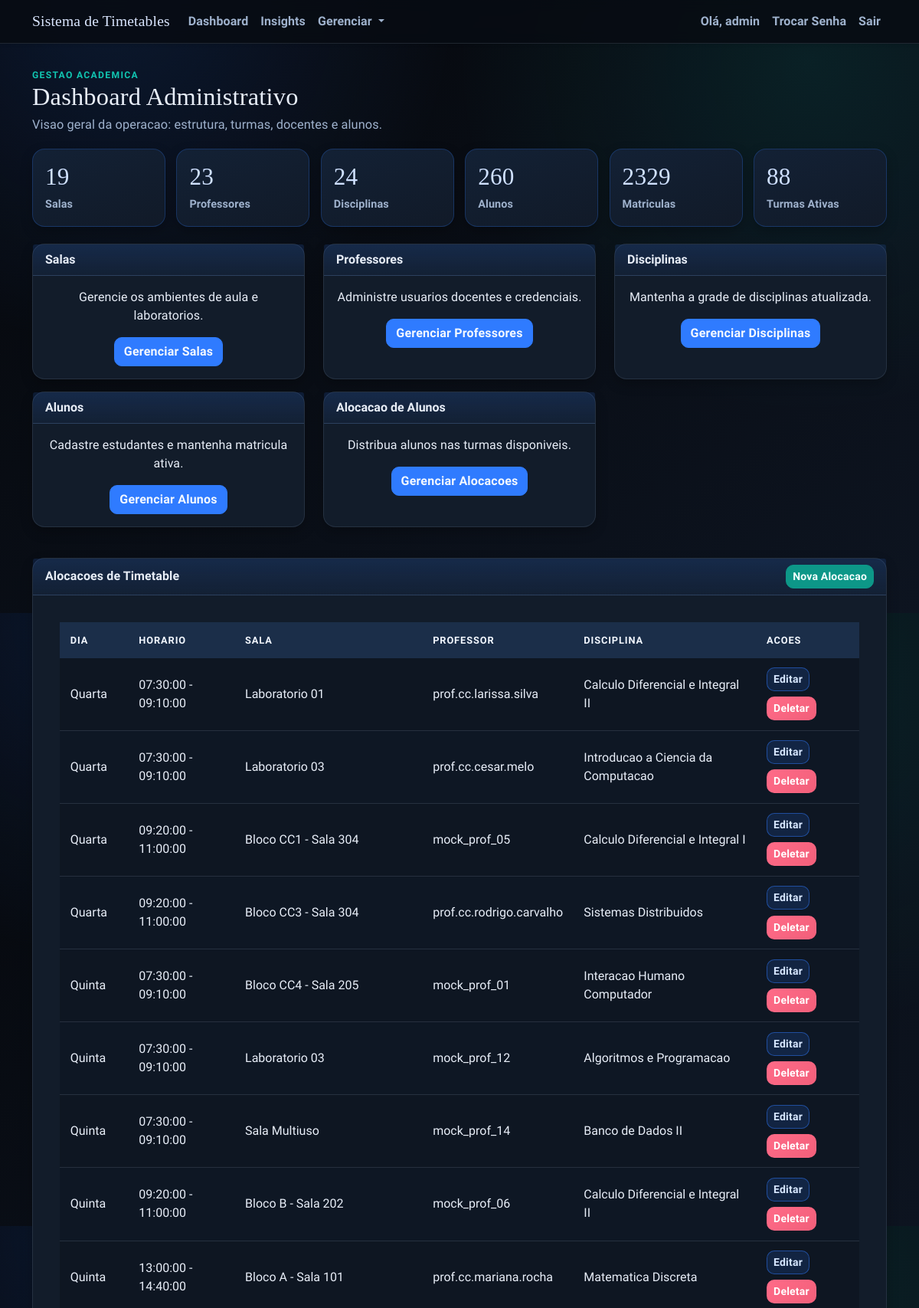
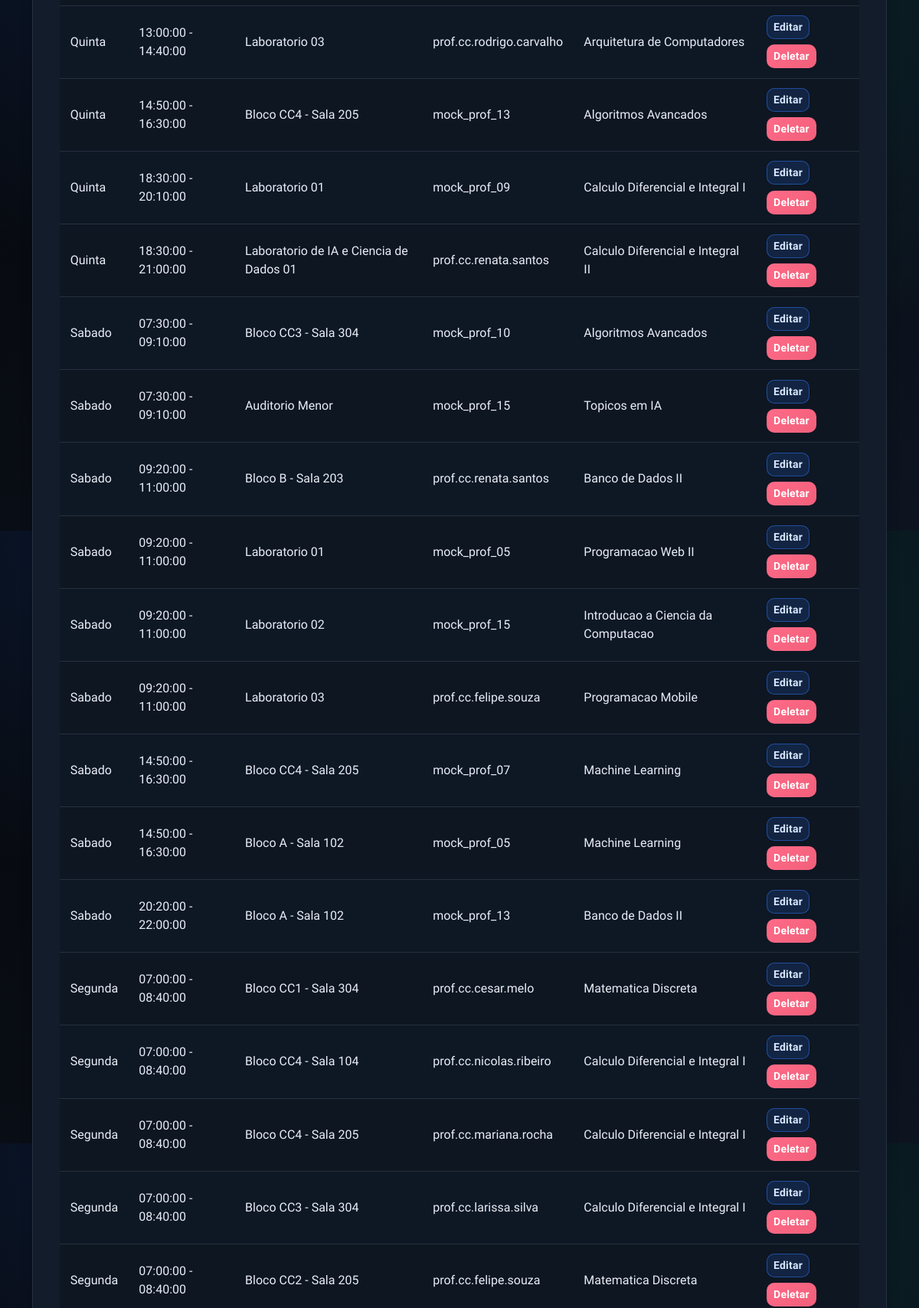
The page /admin (signed in, upper part) on the database its author committed (2 pictures, top to bottom).
### app/models.py (models this page shows, shortened)
class User(UserMixin, db.Model):
    id = db.Column(db.Integer, primary_key=True)
    username = db.Column(db.String(64), unique=True, nullable=False)
    email = db.Column(db.String(120), unique=True, nullable=False)
    password_hash = db.Column(db.String(128))
    role = db.Column(db.String(20), default='professor')  # 'admin' or 'professor'
    def is_admin(self):
        return self.role == 'admin'

class Timetable(db.Model):
    id = db.Column(db.Integer, primary_key=True)
    dia = db.Column(db.String(20), nullable=False)  # e.g., 'Segunda', 'Terça'
    hora_inicio = db.Column(db.Time, nullable=False)
    hora_fim = db.Column(db.Time, nullable=False)
    sala_id = db.Column(db.Integer, db.ForeignKey('sala.id'), nullable=False)
    professor_id = db.Column(db.Integer, db.ForeignKey('user.id'), nullable=False)
    disciplina_id = db.Column(db.Integer, db.ForeignKey('disciplina.id'), nullable=False)
    sala = db.relationship('Sala', backref='timetables')
    professor = db.relationship('User', backref='timetables')
    disciplina = db.relationship('Disciplina', backref='timetables')
    __table_args__ = (
        db.UniqueConstraint('dia', 'hora_inicio', 'hora_fim', 'sala_id', name='unique_dia_horario_sala'),
        db.UniqueConstraint('dia', 'hora_inicio', 'hora_fim', 'professor_id', name='unique_dia_horario_professor'),
    )

class Sala(db.Model):
    id = db.Column(db.Integer, primary_key=True)
    nome = db.Column(db.String(100), nullable=False)
    capacidade = db.Column(db.Integer, nullable=False)

class Disciplina(db.Model):
    id = db.Column(db.Integer, primary_key=True)
    nome = db.Column(db.String(100), nullable=False)
    codigo = db.Column(db.String(20), unique=True, nullable=False)

### app/routes/admin.py (the view)
@bp.route("/admin")
@login_required
@admin_required
def admin_dashboard():
    context = _load_admin_dashboard_data()
    delete_form = DeleteForm()
    return render_template(
        "admin_dashboard.html",
        delete_form=delete_form,
        **context,
    )

### app/models.py (called while the page is built)
@login_manager.user_loader
def load_user(user_id):
    return db.session.get(User, int(user_id))

### app/routes/admin.py (called while the page is built)
def _load_admin_core_data():
    salas = Sala.query.order_by(Sala.nome.asc()).all()
    professores = User.query.filter_by(role="professor").order_by(User.username.asc()).all()
    disciplinas = Disciplina.query.order_by(Disciplina.nome.asc()).all()
    alunos = Aluno.query.order_by(Aluno.nome.asc()).all()
    timetables = (
        Timetable.query.options(
            joinedload(Timetable.sala),
            joinedload(Timetable.professor),
            joinedload(Timetable.disciplina),
        )
        .order_by(Timetable.dia.asc(), Timetable.hora_inicio.asc())
        .all()
    )
    return {
        "salas": salas,
        "professores": professores,
        "disciplinas": disciplinas,
        "alunos": alunos,
        "timetables": timetables,
    }

def _load_admin_dashboard_data():
    context = _load_admin_core_data()
    context["matriculas_count"] = Matricula.query.count()
    return context

### app/routes/helpers.py (called while the page is built)
def admin_required_redirect():
    if getattr(current_user, "is_authenticated", False) and current_user.is_admin():
        return None
    flash("Acesso restrito ao administrador.", "danger")
    return redirect(url_for("main.index"))

def admin_required(view_func):
    @wraps(view_func)
    def wrapper(*args, **kwargs):
        guard = admin_required_redirect()
        if guard:
            return guard
        return view_func(*args, **kwargs)
    return wrapper

### templates/admin_dashboard.html (shortened to what this page needs)
{% extends "base.html" %}
{% block content %}
<section class="stagger-in">
  <div class="page-head">
    <div>
      <p class="eyebrow">Gestao Academica</p>
      <h1>Dashboard Administrativo</h1>
      <p class="page-lead">Visao geral da operacao: estrutura, turmas, docentes e alunos.</p>
    </div>
  </div>
  <div class="dashboard-stats">
    <div class="stat-card"><h3>{{ salas|length }}</h3><p>Salas</p></div>
    <div class="stat-card"><h3>{{ professores|length }}</h3><p>Professores</p></div>
    <div class="stat-card"><h3>{{ disciplinas|length }}</h3><p>Disciplinas</p></div>
    <div class="stat-card"><h3>{{ alunos|length }}</h3><p>Alunos</p></div>
    <div class="stat-card"><h3>{{ matriculas_count }}</h3><p>Matriculas</p></div>
    <div class="stat-card"><h3>{{ timetables|length }}</h3><p>Turmas Ativas</p></div>
  </div>
  <div class="row mb-4">
    <div class="col-md-6 col-lg-4 mb-3">
      <div class="card h-100">
        <div class="card-header">Salas</div>
        <div class="card-body text-center">
          <p class="card-text">Gerencie os ambientes de aula e laboratorios.</p>
          <a href="{{ url_for('main.salas') }}" class="btn btn-primary">Gerenciar Salas</a>
        </div>
      </div>
    </div>
    <div class="col-md-6 col-lg-4 mb-3">
      <div class="card h-100">
        <div class="card-header">Professores</div>
        <div class="card-body text-center">
          <p class="card-text">Administre usuarios docentes e credenciais.</p>
          <a href="{{ url_for('main.professores') }}" class="btn btn-primary">Gerenciar Professores</a>
        </div>
      </div>
    </div>
    <div class="col-md-6 col-lg-4 mb-3">
      <div class="card h-100">
        <div class="card-header">Disciplinas</div>
        <div class="card-body text-center">
          <p class="card-text">Mantenha a grade de disciplinas atualizada.</p>
          <a href="{{ url_for('main.disciplinas') }}" class="btn btn-primary">Gerenciar Disciplinas</a>
        </div>
      </div>
    </div>
    <div class="col-md-6 col-lg-4 mb-3">
      <div class="card h-100">
        <div class="card-header">Alunos</div>
        <div class="card-body text-center">
          <p class="card-text">Cadastre estudantes e mantenha matricula ativa.</p>
          <a href="{{ url_for('main.alunos') }}" class="btn btn-primary">Gerenciar Alunos</a>
        </div>
      </div>
    </div>
    <div class="col-md-6 col-lg-4 mb-3">
      <div class="card h-100">
        <div class="card-header">Alocacao de Alunos</div>
        <div class="card-body text-center">
          <p class="card-text">Distribua alunos nas turmas disponiveis.</p>
          <a href="{{ url_for('main.matriculas') }}" class="btn btn-primary">Gerenciar Alocacoes</a>
        </div>
      </div>
    </div>
  </div>
  <div class="card">
    <div class="card-header d-flex justify-content-between align-items-center">
      <span>Alocacoes de Timetable</span>
      <a href="{{ url_for('main.new_timetable') }}" class="btn btn-success btn-sm">Nova Alocacao</a>
    </div>
    <div class="card-body">
      {% if timetables %}
      <div class="table-shell">
        <div class="table-responsive">
          <table class="table table-hover">
            <thead>
              <tr>
                <th>Dia</th>
                <th>Horario</th>
                <th>Sala</th>
                <th>Professor</th>
                <th>Disciplina</th>
                <th>Acoes</th>
              </tr>
            </thead>
            <tbody>
              {% for t in timetables %}
              <tr>
                <td>{{ t.dia }}</td>
                <td>{{ t.hora_inicio }} - {{ t.hora_fim }}</td>
                <td>{{ t.sala.nome if t.sala else 'Sala removida' }}</td>
                <td>{{ t.professor.username if t.professor else 'Professor removido' }}</td>
                <td>{{ t.disciplina.nome if t.disciplina else 'Disciplina removida' }}</td>
                <td class="actions-cell">
                  <a href="{{ url_for('main.edit_timetable', id=t.id) }}" class="btn btn-sm btn-edit">Editar</a>
                  <form
                    method="POST"
                    action="{{ url_for('main.delete_timetable', id=t.id) }}"
                    class="d-inline"
                    onsubmit="return confirm('Tem certeza que deseja deletar esta alocacao?');"
                  >
                    <button type="submit" class="btn btn-sm btn-danger">Deletar</button>
                  </form>
                </td>
              </tr>
              {% endfor %}
            </tbody>
          </table>
        </div>
      </div>
      {% else %}
      <div class="empty-state">
        <h5>Nenhuma alocacao cadastrada</h5>
        <p>Comece criando uma nova alocacao de timetable.</p>
        <a href="{{ url_for('main.new_timetable') }}" class="btn btn-primary">Criar Primeira Alocacao</a>
      </div>
      {% endif %}
    </div>
  </div>
</section>
{% endblock %}

### templates/base.html (shortened to what this page needs)
<!doctype html>
<html lang="pt-br">
  <head>
    <link
      href="https://cdn.jsdelivr.net/npm/bootstrap@5.1.3/dist/css/bootstrap.min.css"
      rel="stylesheet"
    />
    <link rel="stylesheet" href="{{ url_for('static', filename='css/styles.css') }}" />
  </head>
  <body>
    <nav class="navbar navbar-expand-lg app-nav shadow-sm">
      <div class="container">
        <a class="navbar-brand" href="{{ url_for('main.index') }}">
          Sistema de Timetables
        </a>
        {% if current_user.is_authenticated %}
        <div class="collapse navbar-collapse" id="navbarNav">
          <ul class="navbar-nav me-auto">
            {% if current_user.is_admin() %}
            <li class="nav-item">
              <a class="nav-link" href="{{ url_for('main.admin_dashboard') }}">Dashboard</a>
            </li>
            <li class="nav-item">
              <a class="nav-link" href="{{ url_for('main.admin_insights') }}">Insights</a>
            </li>
            <li class="nav-item dropdown">
              <a
                class="nav-link dropdown-toggle"
                href="#"
                id="adminDropdown"
                role="button"
                data-bs-toggle="dropdown"
                aria-expanded="false"
              >
                Gerenciar
              </a>
            </li>
            {% else %}
            <li class="nav-item">
              <a class="nav-link" href="{{ url_for('main.professor_dashboard') }}">Minhas Turmas</a>
            </li>
            {% endif %}
          </ul>
          <ul class="navbar-nav">
            <li class="nav-item">
              <span class="nav-link">Olá, {{ current_user.username }}</span>
            </li>
            <li class="nav-item">
              <a class="nav-link" href="{{ url_for('main.change_password') }}">Trocar Senha</a>
            </li>
            <li class="nav-item">
              <a class="nav-link" href="{{ url_for('main.logout') }}">Sair</a>
            </li>
          </ul>
        </div>
        {% endif %}
      </div>
    </nav>
    <main class="container app-main">
      {% block content %}{% endblock %}
    </main>
  </body>
</html>

### rows shown on the page
User: username "admin"
Timetable: dia "Quarta", hora_inicio "07:30:00", hora_fim "09:10:00", sala "Laboratorio 01", professor "prof.cc.larissa.silva", disciplina "Calculo Diferencial e Integral II"
Timetable: dia "Quarta", hora_inicio "07:30:00", hora_fim "09:10:00", sala "Laboratorio 03", professor "prof.cc.cesar.melo", disciplina "Introducao a Ciencia da Computacao"
Timetable: dia "Quarta", hora_inicio "09:20:00", hora_fim "11:00:00", sala "Bloco CC1 - Sala 304", professor "mock_prof_05", disciplina "Calculo Diferencial e Integral I"
Timetable: dia "Quarta", hora_inicio "09:20:00", hora_fim "11:00:00", sala "Bloco CC3 - Sala 304", professor "prof.cc.rodrigo.carvalho", disciplina "Sistemas Distribuidos"
Timetable: dia "Quinta", hora_inicio "07:30:00", hora_fim "09:10:00", sala "Bloco CC4 - Sala 205", professor "mock_prof_01", disciplina "Interacao Humano Computador"
Timetable: dia "Quinta", hora_inicio "07:30:00", hora_fim "09:10:00", sala "Laboratorio 03", professor "mock_prof_12", disciplina "Algoritmos e Programacao"
Timetable: dia "Quinta", hora_inicio "07:30:00", hora_fim "09:10:00", sala "Sala Multiuso", professor "mock_prof_14", disciplina "Banco de Dados II"
Timetable: dia "Quinta", hora_inicio "09:20:00", hora_fim "11:00:00", sala "Bloco B - Sala 202", professor "mock_prof_06", disciplina "Calculo Diferencial e Integral II"
Timetable: dia "Quinta", hora_inicio "13:00:00", hora_fim "14:40:00", sala "Bloco A - Sala 101", professor "prof.cc.mariana.rocha", disciplina "Matematica Discreta"
Timetable: dia "Quinta", hora_inicio "13:00:00", hora_fim "14:40:00", sala "Laboratorio 03", professor "prof.cc.rodrigo.carvalho", disciplina "Arquitetura de Computadores"
Timetable: dia "Quinta", hora_inicio "14:50:00", hora_fim "16:30:00", sala "Bloco CC4 - Sala 205", professor "mock_prof_13", disciplina "Algoritmos Avancados"
Timetable: dia "Quinta", hora_inicio "18:30:00", hora_fim "20:10:00", sala "Laboratorio 01", professor "mock_prof_09", disciplina "Calculo Diferencial e Integral I"
Timetable: dia "Quinta", hora_inicio "18:30:00", hora_fim "21:00:00", sala "Laboratorio de IA e Ciencia de Dados 01", professor "prof.cc.renata.santos", disciplina "Calculo Diferencial e Integral II"
Timetable: dia "Sabado", hora_inicio "07:30:00", hora_fim "09:10:00", sala "Bloco CC3 - Sala 304", professor "mock_prof_10", disciplina "Algoritmos Avancados"
Timetable: dia "Sabado", hora_inicio "07:30:00", hora_fim "09:10:00", sala "Auditorio Menor", professor "mock_prof_15", disciplina "Topicos em IA"
Timetable: dia "Sabado", hora_inicio "09:20:00", hora_fim "11:00:00", sala "Bloco B - Sala 203", professor "prof.cc.renata.santos", disciplina "Banco de Dados II"
Timetable: dia "Sabado", hora_inicio "09:20:00", hora_fim "11:00:00", sala "Laboratorio 01", professor "mock_prof_05", disciplina "Programacao Web II"
Timetable: dia "Sabado", hora_inicio "09:20:00", hora_fim "11:00:00", sala "Laboratorio 02", professor "mock_prof_15", disciplina "Introducao a Ciencia da Computacao"
Timetable: dia "Sabado", hora_inicio "09:20:00", hora_fim "11:00:00", sala "Laboratorio 03", professor "prof.cc.felipe.souza", disciplina "Programacao Mobile"
Timetable: dia "Sabado", hora_inicio "14:50:00", hora_fim "16:30:00", sala "Bloco CC4 - Sala 205", professor "mock_prof_07", disciplina "Machine Learning"
Timetable: dia "Sabado", hora_inicio "14:50:00", hora_fim "16:30:00", sala "Bloco A - Sala 102", professor "mock_prof_05", disciplina "Machine Learning"
Timetable: dia "Sabado", hora_inicio "20:20:00", hora_fim "22:00:00", sala "Bloco A - Sala 102", professor "mock_prof_13", disciplina "Banco de Dados II"
Timetable: dia "Segunda", hora_inicio "07:00:00", hora_fim "08:40:00", sala "Bloco CC1 - Sala 304", professor "prof.cc.cesar.melo", disciplina "Matematica Discreta"
Timetable: dia "Segunda", hora_inicio "07:00:00", hora_fim "08:40:00", sala "Bloco CC4 - Sala 104", professor "prof.cc.nicolas.ribeiro", disciplina "Calculo Diferencial e Integral I"
Timetable: dia "Segunda", hora_inicio "07:00:00", hora_fim "08:40:00", sala "Bloco CC4 - Sala 205", professor "prof.cc.mariana.rocha", disciplina "Calculo Diferencial e Integral I"
Timetable: dia "Segunda", hora_inicio "07:00:00", hora_fim "08:40:00", sala "Bloco CC3 - Sala 304", professor "prof.cc.larissa.silva", disciplina "Calculo Diferencial e Integral I"
Timetable: dia "Segunda", hora_inicio "07:00:00", hora_fim "08:40:00", sala "Bloco CC2 - Sala 205", professor "prof.cc.felipe.souza", disciplina "Matematica Discreta"

### other values the page prints
{{ salas|length }} "19"
{{ professores|length }} "23"
{{ disciplinas|length }} "24"
{{ alunos|length }} "260"
{{ matriculas_count }} "2329"
{{ timetables|length }} "88"
